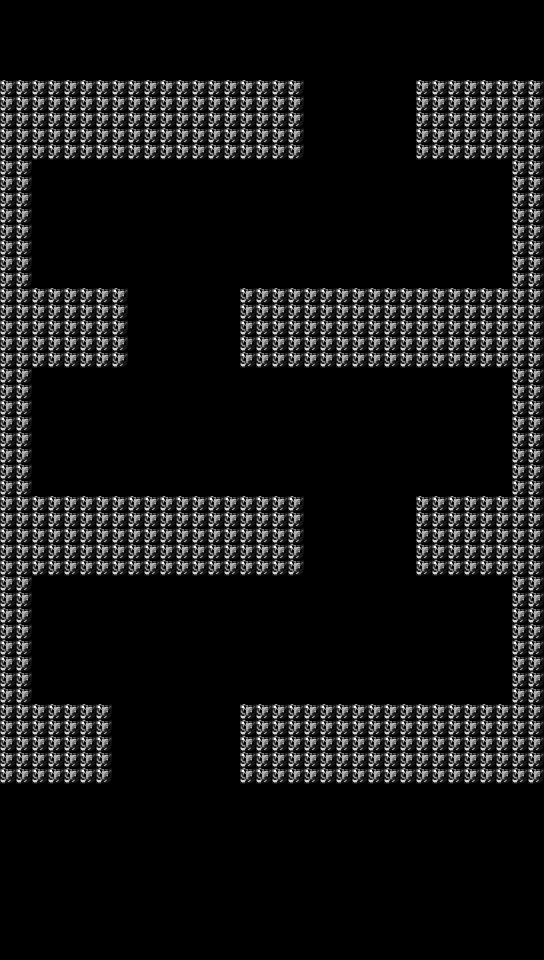

This game map was drawn from its Tiled (.tmx) file and the tilesets committed beside it. A one-line description and the trimmed map source follow:
An orthogonal 34x60 tile map with 16x16 px tiles, 2 tile layers (solid, entities).

<map version="1.0" orientation="orthogonal" width="34" height="60" tilewidth="16" tileheight="16">
 <tileset firstgid="1" name="wallnew" tilewidth="16" tileheight="16">
  <image source="../wallnew.png" trans="000000" width="32" height="16" />
 </tileset>
 <layer name="solid" width="34" height="60">
  <data>[2040 cells, 631 non-empty, 1 distinct tile ids]</data>
 </layer>
 <layer name="entities" width="34" height="60">
  <data>[2040 cells, 0 non-empty, 0 distinct tile ids]</data>
 </layer>
</map>